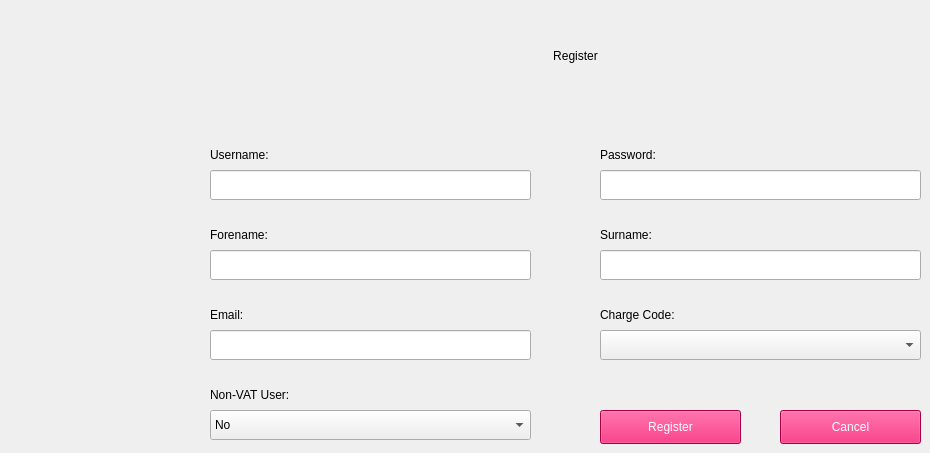
      <widget class="QWidget" name="RegisterTab">
       <widget class="QLabel" name="label_41">
        <property name="geometry">
         <rect>
          <x>210</x>
          <y>140</y>
          <width>321</width>
          <height>30</height>
         </rect>
        </property>
        <property name="styleSheet">
         <string notr="true">font: 12pt &quot;Verdana&quot;;</string>
        </property>
        <property name="text">
         <string>Username:</string>
        </property>
       </widget>
       <widget class="QLineEdit" name="RegisterUsernameLineEdit">
        <property name="geometry">
         <rect>
          <x>210</x>
          <y>170</y>
          <width>321</width>
          <height>30</height>
         </rect>
        </property>
        <property name="styleSheet">
         <string notr="true">font: 12pt &quot;Verdana&quot;;</string>
        </property>
        <property name="inputMask">
         <string/>
        </property>
        <property name="text">
         <string/>
        </property>
       </widget>
       <widget class="QLineEdit" name="RegisterPasswordLineEdit">
        <property name="geometry">
         <rect>
          <x>600</x>
          <y>170</y>
          <width>321</width>
          <height>30</height>
         </rect>
        </property>
        <property name="styleSheet">
         <string notr="true">font: 12pt &quot;Verdana&quot;;</string>
        </property>
        <property name="echoMode">
         <enum>QLineEdit::PasswordEchoOnEdit</enum>
        </property>
       </widget>
       <widget class="QLabel" name="label_42">
        <property name="geometry">
         <rect>
          <x>600</x>
          <y>140</y>
          <width>321</width>
          <height>30</height>
         </rect>
        </property>
        <property name="styleSheet">
         <string notr="true">font: 12pt &quot;Verdana&quot;;</string>
        </property>
        <property name="text">
         <string>Password:</string>
        </property>
       </widget>
       <widget class="QLabel" name="label_43">
        <property name="geometry">
         <rect>
          <x>320</x>
          <y>40</y>
          <width>511</width>
          <height>31</height>
         </rect>
        </property>
        <property name="styleSheet">
         <string notr="true">color: rgb(0, 0, 0);
font: 75 16pt &quot;Verdana&quot;;</string>
        </property>
        <property name="text">
         <string>Register</string>
        </property>
        <property name="alignment">
         <set>Qt::AlignCenter</set>
        </property>
       </widget>
       <widget class="QLineEdit" name="RegisterSurnameLineEdit">
        <property name="geometry">
         <rect>
          <x>600</x>
          <y>250</y>
          <width>321</width>
          <height>30</height>
         </rect>
        </property>
        <property name="styleSheet">
         <string notr="true">font: 12pt &quot;Verdana&quot;;</string>
        </property>
        <property name="echoMode">
         <enum>QLineEdit::Normal</enum>
        </property>
       </widget>
       <widget class="QLabel" name="label_44">
        <property name="geometry">
         <rect>
          <x>600</x>
          <y>220</y>
          <width>321</width>
          <height>30</height>
         </rect>
        </property>
        <property name="styleSheet">
         <string notr="true">font: 12pt &quot;Verdana&quot;;</string>
        </property>
        <property name="text">
         <string>Surname:</string>
        </property>
       </widget>
       <widget class="QLabel" name="label_45">
        <property name="geometry">
         <rect>
          <x>210</x>
          <y>220</y>
          <width>321</width>
          <height>30</height>
         </rect>
        </property>
        <property name="styleSheet">
         <string notr="true">font: 12pt &quot;Verdana&quot;;</string>
        </property>
        <property name="text">
         <string>Forename:</string>
        </property>
       </widget>
       <widget class="QLineEdit" name="RegisterForenameLineEdit">
        <property name="geometry">
         <rect>
          <x>210</x>
          <y>250</y>
          <width>321</width>
          <height>30</height>
         </rect>
        </property>
        <property name="styleSheet">
         <string notr="true">font: 12pt &quot;Verdana&quot;;</string>
        </property>
        <property name="inputMask">
         <string/>
        </property>
        <property name="text">
         <string/>
        </property>
       </widget>
       <widget class="QLineEdit" name="RegisterEmailLineEdit">
        <property name="geometry">
         <rect>
          <x>210</x>
          <y>330</y>
          <width>321</width>
          <height>30</height>
         </rect>
        </property>
        <property name="styleSheet">
         <string notr="true">font: 12pt &quot;Verdana&quot;;</string>
        </property>
        <property name="inputMask">
         <string/>
        </property>
        <property name="text">
         <string/>
        </property>
       </widget>
       <widget class="QLabel" name="label_46">
        <property name="geometry">
         <rect>
          <x>600</x>
          <y>300</y>
          <width>321</width>
          <height>30</height>
         </rect>
        </property>
        <property name="styleSheet">
         <string notr="true">font: 12pt &quot;Verdana&quot;;</string>
        </property>
        <property name="text">
         <string>Charge Code:</string>
        </property>
       </widget>
       <widget class="QLabel" name="label_47">
        <property name="geometry">
         <rect>
          <x>210</x>
          <y>300</y>
          <width>321</width>
          <height>30</height>
         </rect>
        </property>
        <property name="styleSheet">
         <string notr="true">font: 12pt &quot;Verdana&quot;;</string>
        </property>
        <property name="text">
         <string>Email:</string>
        </property>
       </widget>
       <widget class="QComboBox" name="RegisterNonVATComboBox">
        <property name="geometry">
         <rect>
          <x>210</x>
          <y>410</y>
          <width>321</width>
          <height>30</height>
         </rect>
        </property>
        <property name="styleSheet">
         <string notr="true">font: 12pt &quot;Verdana&quot;;</string>
        </property>
        <item>
         <property name="text">
          <string>No</string>
         </property>
        </item>
        <item>
         <property name="text">
          <string>Yes</string>
         </property>
        </item>
       </widget>
       <widget class="QLabel" name="label_48">
        <property name="geometry">
         <rect>
          <x>210</x>
          <y>380</y>
          <width>321</width>
          <height>30</height>
         </rect>
        </property>
        <property name="styleSheet">
         <string notr="true">font: 12pt &quot;Verdana&quot;;</string>
        </property>
        <property name="text">
         <string>Non-VAT User:</string>
        </property>
       </widget>
       <widget class="QComboBox" name="RegisterChargeCodeComboBox">
        <property name="geometry">
         <rect>
          <x>600</x>
          <y>330</y>
          <width>321</width>
          <height>30</height>
         </rect>
        </property>
        <property name="styleSheet">
         <string notr="true">font: 12pt &quot;Verdana&quot;;</string>
        </property>
       </widget>
       <widget class="QPushButton" name="RegisterRegisterButton">
        <property name="geometry">
         <rect>
          <x>600</x>
          <y>410</y>
          <width>141</width>
          <height>34</height>
         </rect>
        </property>
        <property name="styleSheet">
         <string notr="true">font: 12pt &quot;Verdana&quot;;
color: rgb(255, 255, 255);
background-color: rgb(232, 0, 92);</string>
        </property>
        <property name="text">
         <string>Register</string>
        </property>
       </widget>
       <widget class="QPushButton" name="RegisterCancelButton">
        <property name="geometry">
         <rect>
          <x>780</x>
          <y>410</y>
          <width>141</width>
          <height>34</height>
         </rect>
        </property>
        <property name="styleSheet">
         <string notr="true">font: 12pt &quot;Verdana&quot;;
color: rgb(255, 255, 255);
background-color: rgb(232, 0, 92);</string>
        </property>
        <property name="text">
         <string>Cancel</string>
        </property>
       </widget>
      </widget>
